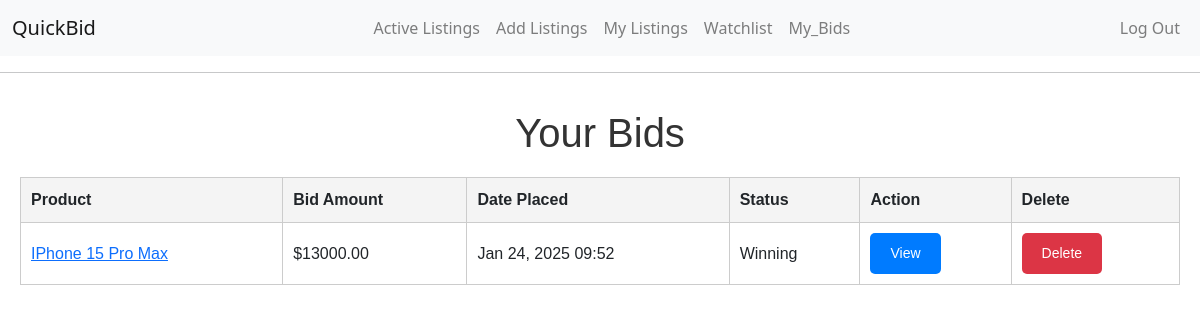
Before: /my_bids (signed in) with the older database file.
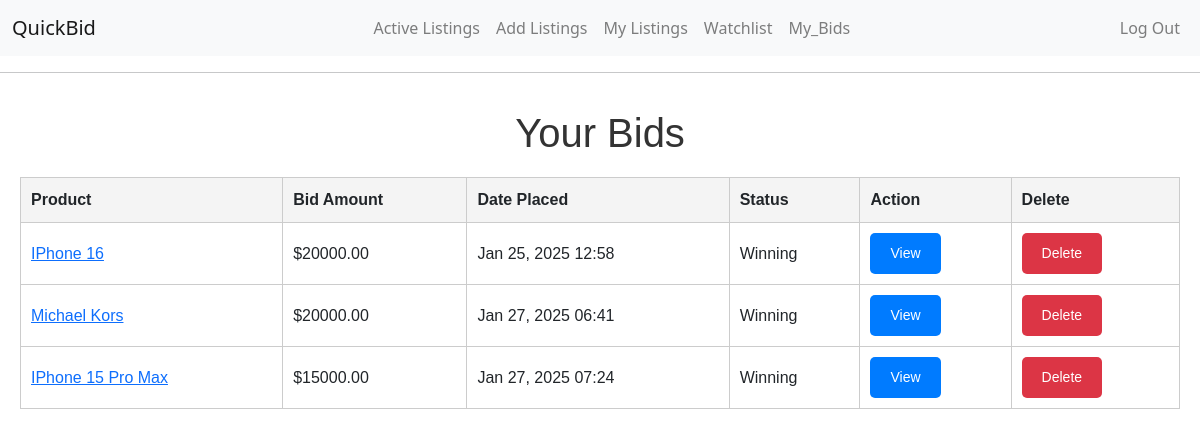
After: the same page with the newer database file.
### auctions/models.py (models this page shows, shortened)
class Product(models.Model):
    user = models.ForeignKey(User,on_delete=models.CASCADE)
    name = models.CharField(max_length=100)
    description =models.TextField()
    starting_price = models.DecimalField(max_digits=10, decimal_places=2)
    current_price = models.DecimalField(max_digits=10, decimal_places=2, default=0)
    image_url = models.URLField(max_length=500, blank=True, null=True)
    category = models.CharField(max_length=50, blank=True, null=True)
    is_active = models.BooleanField(default=True)  # Add this field

class Bid(models.Model):
    user = models.ForeignKey(User, on_delete=models.CASCADE)
    product = models.ForeignKey(Product, related_name="bids", on_delete=models.CASCADE)
    amount = models.DecimalField(max_digits=10, decimal_places=2)
    timestamp = models.DateTimeField(auto_now_add=True)
    status = models.CharField(max_length=50, blank=True, null=True)

### auctions/views.py (the view)
# urls.py: path("my_bids", views.my_bids, name="my_bids"),
def my_bids(request):
    user_bids = Bid.objects.filter(user=request.user)
    bids_with_status = []
    for bid in user_bids:
        statuses = "Winning" if bid.amount == bid.product.current_price else "Outbid"
        if not bid.product.is_active and bid.amount == bid.product.current_price:
             statuses = "Winner"
        bid.status = statuses
        bid.save()
        bids_with_status.append({
            'product': bid.product,
            'amount': bid.amount,
            'date_placed': bid.timestamp,
            'status': bid.status,
        })
    return render(request,"auctions/my_bids.html", {
       "bids_with_status" : bids_with_status
    })

### auctions/templates/auctions/my_bids.html (shortened to what this page needs)
{% extends 'auctions/layout.html' %} {% block body %}
<div class="container">
  <h1>Your Bids</h1>
  {% if bids_with_status %}
  <table class="bids-table">
    <thead>
      <tr>
        <th>Product</th>
        <th>Bid Amount</th>
        <th>Date Placed</th>
        <th>Status</th>
        <th>Action</th>
        <th>Delete</th>
      </tr>
    </thead>
    <tbody>
      {% for bid in bids_with_status %}
      <tr>
        <td>
          <a href="{% url 'view_listing' bid.product.id %}">
            {{ bid.product.name }}
          </a>
        </td>
        <td>${{ bid.amount }}</td>
        <td>{{ bid.date_placed|date:"M d, Y H:i" }}</td>
        <td>
          <span class="status {{ bid.status|lower }}">{{ bid.status }}</span>
        </td>
        <td>
          <a
            href="{% url 'view_listing' bid.product.id %}"
            class="btn btn-view"
          >
            View
          </a>
        </td>
        <td>
          <form method="POST" action="{% url 'delete_bid' bid.product.id %}">
            <button type="submit" class="btn btn-danger">Delete</button>
          </form>
        </td>
      </tr>
      {% endfor %}
    </tbody>
  </table>
  {% else %}
  <p>
    You haven't placed any bids yet. Start bidding on exciting products
    <a href="{% url 'index' %}">here</a>!
  </p>
  {% endif %}
</div>
{% endblock %}

### auctions/templates/auctions/layout.html (shortened to what this page needs)
{% load static %}
<!DOCTYPE html>
<html lang="en">
  <head>
    <link
      rel="stylesheet"
      href="https://stackpath.bootstrapcdn.com/bootstrap/4.4.1/css/bootstrap.min.css"
    />
    <link
      href="https://cdn.jsdelivr.net/npm/bootstrap@5.3.0-alpha1/dist/css/bootstrap.min.css"
      rel="stylesheet"
    />
    <link href="{% static 'auctions/styles.css' %}" rel="stylesheet" />
  </head>
  <body>
    <nav class="navbar navbar-expand-lg navbar-light bg-light">
      <div class="container-fluid">
        <a class="navbar-brand" href="#">QuickBid</a>
        <div class="collapse navbar-collapse" id="navbarNav">
          <ul class="navbar-nav ms-auto">
            {% if user.is_authenticated %}
            <li class="nav-item">
              <a class="nav-link" href="{% url 'index' %}">Active Listings</a>
            </li>
            <li class="nav-item">
              <a class="nav-link" href="{% url 'add_listing' %}"
                >Add Listings</a
              >
            </li>
            <li class="nav-item">
              <a class="nav-link" href="{% url 'my_listings' %}">My Listings</a>
            </li>
            <li class="nav-item">
              <a class="nav-link" href="#">Watchlist</a>
            </li>
            <li class="nav-item">
              <a class="nav-link" href="{% url 'my_bids' %}">My_Bids</a>
            </li>
            {% endif %}
          </ul>
          <ul class="navbar-nav ms-auto">
            {% if not user.is_authenticated %}
            <li class="nav-item">
              <a class="nav-link" href="{% url 'login' %}">Log In</a>
            </li>
            <li class="nav-item">
              <a class="nav-link" href="{% url 'register' %}">Register</a>
            </li>
            {% else %}
            <li class="nav-item">
              <a class="nav-link" href="{% url 'logout' %}">Log Out</a>
            </li>
            {% endif %}
          </ul>
        </div>
      </div>
    </nav>
    <hr />
    {% block body %} {% endblock %}
  </body>
</html>

### auctions/static/auctions/styles.css (style rules this page uses)
body { padding: 0 !important; }
.container h1 { text-align: center; color: #333; }
.container { max-width: 800px; margin: 0 auto; padding: 20px; font-family: Arial, sans-serif; }
.bids-table { width: 100%; border-collapse: collapse; margin-top: 20px; }
.bids-table th, .bids-table td { padding: 10px; border: 1px solid #ccc; text-align: left; }
.bids-table th { background-color: #f4f4f4; }
.btn-view { padding: 5px 10px; background-color: #007bff; color: #fff; text-decoration: none; border-radius: 5px; }
.container { max-width: 1200px; margin: 0 auto; padding: 20px; }
h1 { text-align: center; color: #222; margin-bottom: 20px; }
.status { margin-bottom: 15px; }
.btn { padding: 10px 20px; font-size: 14px; border: none; border-radius: 5px; cursor: pointer; }

Changed rows visible on the page:
now on this page (row edited): Product: product.name "IPhone 16", amount "20000.00", date_placed "Jan 25, 2025 12:58", status "Winning"
now on this page (row edited): Product: product.name "Michael Kors", amount "20000.00", date_placed "Jan 27, 2025 06:41", status "Winning"
changed Product "IPhone 15 Pro Max": amount "13000.00" → "15000.00"; date_placed "Jan 24, 2025 09:52" → "Jan 27, 2025 07:24"
